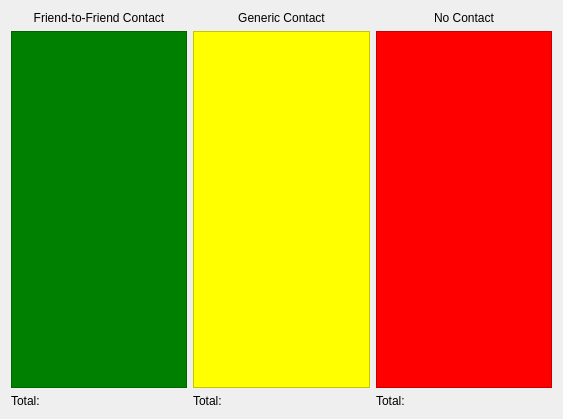
<?xml version="1.0" encoding="UTF-8"?>
<ui version="4.0">
 <class>GroupNumsDialog</class>
 <widget class="QDialog" name="GroupNumsDialog">
  <property name="geometry">
   <rect>
    <x>0</x>
    <y>0</y>
    <width>563</width>
    <height>419</height>
   </rect>
  </property>
  <property name="windowTitle">
   <string>Dialog</string>
  </property>
  <layout class="QHBoxLayout" name="horizontalLayout">
   <item>
    <layout class="QVBoxLayout" name="verticalLayout_3">
     <item>
      <widget class="QLabel" name="friendToFriend_label">
       <property name="maximumSize">
        <size>
         <width>200</width>
         <height>100</height>
        </size>
       </property>
       <property name="text">
        <string>Friend-to-Friend Contact</string>
       </property>
       <property name="alignment">
        <set>Qt::AlignCenter</set>
       </property>
      </widget>
     </item>
     <item>
      <widget class="QListWidget" name="friendToFriend_list">
       <property name="maximumSize">
        <size>
         <width>300</width>
         <height>16777215</height>
        </size>
       </property>
       <property name="palette">
        <palette>
         <active>
          <colorrole role="Button">
           <brush brushstyle="SolidPattern">
            <color alpha="255">
             <red>0</red>
             <green>128</green>
             <blue>0</blue>
            </color>
           </brush>
          </colorrole>
          <colorrole role="Text">
           <brush brushstyle="SolidPattern">
            <color alpha="217">
             <red>0</red>
             <green>0</green>
             <blue>0</blue>
            </color>
           </brush>
          </colorrole>
          <colorrole role="Base">
           <brush brushstyle="SolidPattern">
            <color alpha="255">
             <red>0</red>
             <green>128</green>
             <blue>0</blue>
            </color>
           </brush>
          </colorrole>
          <colorrole role="Window">
           <brush brushstyle="SolidPattern">
            <color alpha="255">
             <red>0</red>
             <green>128</green>
             <blue>0</blue>
            </color>
           </brush>
          </colorrole>
         </active>
         <inactive>
          <colorrole role="Button">
           <brush brushstyle="SolidPattern">
            <color alpha="255">
             <red>64</red>
             <green>65</green>
             <blue>66</blue>
            </color>
           </brush>
          </colorrole>
          <colorrole role="Text">
           <brush brushstyle="SolidPattern">
            <color alpha="255">
             <red>208</red>
             <green>208</green>
             <blue>208</blue>
            </color>
           </brush>
          </colorrole>
          <colorrole role="Base">
           <brush brushstyle="SolidPattern">
            <color alpha="255">
             <red>46</red>
             <green>47</green>
             <blue>48</blue>
            </color>
           </brush>
          </colorrole>
          <colorrole role="Window">
           <brush brushstyle="SolidPattern">
            <color alpha="255">
             <red>46</red>
             <green>47</green>
             <blue>48</blue>
            </color>
           </brush>
          </colorrole>
         </inactive>
         <disabled>
          <colorrole role="Button">
           <brush brushstyle="SolidPattern">
            <color alpha="255">
             <red>0</red>
             <green>128</green>
             <blue>0</blue>
            </color>
           </brush>
          </colorrole>
          <colorrole role="Text">
           <brush brushstyle="SolidPattern">
            <color alpha="63">
             <red>255</red>
             <green>255</green>
             <blue>255</blue>
            </color>
           </brush>
          </colorrole>
          <colorrole role="Base">
           <brush brushstyle="SolidPattern">
            <color alpha="255">
             <red>0</red>
             <green>128</green>
             <blue>0</blue>
            </color>
           </brush>
          </colorrole>
          <colorrole role="Window">
           <brush brushstyle="SolidPattern">
            <color alpha="255">
             <red>0</red>
             <green>128</green>
             <blue>0</blue>
            </color>
           </brush>
          </colorrole>
         </disabled>
        </palette>
       </property>
       <property name="styleSheet">
        <string notr="true">background-color: green;</string>
       </property>
      </widget>
     </item>
     <item>
      <widget class="QLabel" name="friendTotal_label">
       <property name="text">
        <string>Total: </string>
       </property>
      </widget>
     </item>
    </layout>
   </item>
   <item>
    <layout class="QVBoxLayout" name="verticalLayout_2">
     <item>
      <widget class="QLabel" name="generic_label">
       <property name="maximumSize">
        <size>
         <width>200</width>
         <height>100</height>
        </size>
       </property>
       <property name="text">
        <string>Generic Contact</string>
       </property>
       <property name="alignment">
        <set>Qt::AlignCenter</set>
       </property>
      </widget>
     </item>
     <item>
      <widget class="QListWidget" name="generic_list">
       <property name="maximumSize">
        <size>
         <width>300</width>
         <height>16777215</height>
        </size>
       </property>
       <property name="palette">
        <palette>
         <active>
          <colorrole role="Button">
           <brush brushstyle="SolidPattern">
            <color alpha="255">
             <red>255</red>
             <green>255</green>
             <blue>0</blue>
            </color>
           </brush>
          </colorrole>
          <colorrole role="Text">
           <brush brushstyle="SolidPattern">
            <color alpha="216">
             <red>0</red>
             <green>0</green>
             <blue>0</blue>
            </color>
           </brush>
          </colorrole>
          <colorrole role="Base">
           <brush brushstyle="SolidPattern">
            <color alpha="255">
             <red>255</red>
             <green>255</green>
             <blue>0</blue>
            </color>
           </brush>
          </colorrole>
          <colorrole role="Window">
           <brush brushstyle="SolidPattern">
            <color alpha="255">
             <red>255</red>
             <green>255</green>
             <blue>0</blue>
            </color>
           </brush>
          </colorrole>
         </active>
         <inactive>
          <colorrole role="Button">
           <brush brushstyle="SolidPattern">
            <color alpha="255">
             <red>64</red>
             <green>65</green>
             <blue>66</blue>
            </color>
           </brush>
          </colorrole>
          <colorrole role="Text">
           <brush brushstyle="SolidPattern">
            <color alpha="255">
             <red>208</red>
             <green>208</green>
             <blue>208</blue>
            </color>
           </brush>
          </colorrole>
          <colorrole role="Base">
           <brush brushstyle="SolidPattern">
            <color alpha="255">
             <red>46</red>
             <green>47</green>
             <blue>48</blue>
            </color>
           </brush>
          </colorrole>
          <colorrole role="Window">
           <brush brushstyle="SolidPattern">
            <color alpha="255">
             <red>46</red>
             <green>47</green>
             <blue>48</blue>
            </color>
           </brush>
          </colorrole>
         </inactive>
         <disabled>
          <colorrole role="Button">
           <brush brushstyle="SolidPattern">
            <color alpha="255">
             <red>255</red>
             <green>255</green>
             <blue>0</blue>
            </color>
           </brush>
          </colorrole>
          <colorrole role="Text">
           <brush brushstyle="SolidPattern">
            <color alpha="63">
             <red>255</red>
             <green>255</green>
             <blue>255</blue>
            </color>
           </brush>
          </colorrole>
          <colorrole role="Base">
           <brush brushstyle="SolidPattern">
            <color alpha="255">
             <red>255</red>
             <green>255</green>
             <blue>0</blue>
            </color>
           </brush>
          </colorrole>
          <colorrole role="Window">
           <brush brushstyle="SolidPattern">
            <color alpha="255">
             <red>255</red>
             <green>255</green>
             <blue>0</blue>
            </color>
           </brush>
          </colorrole>
         </disabled>
        </palette>
       </property>
       <property name="styleSheet">
        <string notr="true">background-color: yellow</string>
       </property>
      </widget>
     </item>
     <item>
      <widget class="QLabel" name="genericTotal_label">
       <property name="text">
        <string>Total: </string>
       </property>
      </widget>
     </item>
    </layout>
   </item>
   <item>
    <layout class="QVBoxLayout" name="verticalLayout">
     <item>
      <widget class="QLabel" name="noContact_label">
       <property name="maximumSize">
        <size>
         <width>200</width>
         <height>100</height>
        </size>
       </property>
       <property name="text">
        <string>No Contact</string>
       </property>
       <property name="alignment">
        <set>Qt::AlignCenter</set>
       </property>
      </widget>
     </item>
     <item>
      <widget class="QListWidget" name="noContact_list">
       <property name="maximumSize">
        <size>
         <width>300</width>
         <height>16777215</height>
        </size>
       </property>
       <property name="palette">
        <palette>
         <active>
          <colorrole role="Button">
           <brush brushstyle="SolidPattern">
            <color alpha="255">
             <red>255</red>
             <green>0</green>
             <blue>0</blue>
            </color>
           </brush>
          </colorrole>
          <colorrole role="Text">
           <brush brushstyle="SolidPattern">
            <color alpha="217">
             <red>0</red>
             <green>0</green>
             <blue>0</blue>
            </color>
           </brush>
          </colorrole>
          <colorrole role="Base">
           <brush brushstyle="SolidPattern">
            <color alpha="255">
             <red>255</red>
             <green>0</green>
             <blue>0</blue>
            </color>
           </brush>
          </colorrole>
          <colorrole role="Window">
           <brush brushstyle="SolidPattern">
            <color alpha="255">
             <red>255</red>
             <green>0</green>
             <blue>0</blue>
            </color>
           </brush>
          </colorrole>
         </active>
         <inactive>
          <colorrole role="Button">
           <brush brushstyle="SolidPattern">
            <color alpha="255">
             <red>64</red>
             <green>65</green>
             <blue>66</blue>
            </color>
           </brush>
          </colorrole>
          <colorrole role="Text">
           <brush brushstyle="SolidPattern">
            <color alpha="255">
             <red>208</red>
             <green>208</green>
             <blue>208</blue>
            </color>
           </brush>
          </colorrole>
          <colorrole role="Base">
           <brush brushstyle="SolidPattern">
            <color alpha="255">
             <red>46</red>
             <green>47</green>
             <blue>48</blue>
            </color>
           </brush>
          </colorrole>
          <colorrole role="Window">
           <brush brushstyle="SolidPattern">
            <color alpha="255">
             <red>46</red>
             <green>47</green>
             <blue>48</blue>
            </color>
           </brush>
          </colorrole>
         </inactive>
         <disabled>
          <colorrole role="Button">
           <brush brushstyle="SolidPattern">
            <color alpha="255">
             <red>255</red>
             <green>0</green>
             <blue>0</blue>
            </color>
           </brush>
          </colorrole>
          <colorrole role="Text">
           <brush brushstyle="SolidPattern">
            <color alpha="63">
             <red>255</red>
             <green>255</green>
             <blue>255</blue>
            </color>
           </brush>
          </colorrole>
          <colorrole role="Base">
           <brush brushstyle="SolidPattern">
            <color alpha="255">
             <red>255</red>
             <green>0</green>
             <blue>0</blue>
            </color>
           </brush>
          </colorrole>
          <colorrole role="Window">
           <brush brushstyle="SolidPattern">
            <color alpha="255">
             <red>255</red>
             <green>0</green>
             <blue>0</blue>
            </color>
           </brush>
          </colorrole>
         </disabled>
        </palette>
       </property>
       <property name="styleSheet">
        <string notr="true">background-color: red;</string>
       </property>
      </widget>
     </item>
     <item>
      <widget class="QLabel" name="noContactTotal_label">
       <property name="text">
        <string>Total: </string>
       </property>
      </widget>
     </item>
    </layout>
   </item>
  </layout>
 </widget>
 <resources/>
 <connections/>
</ui>
